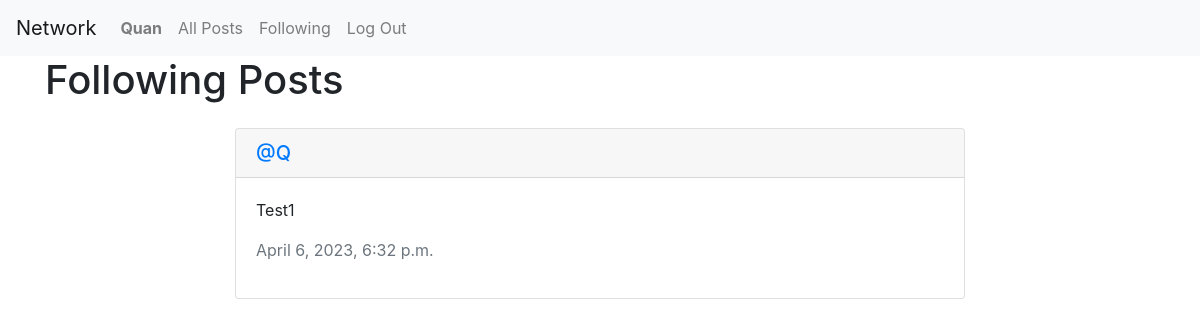
Page /following (signed in) on the earlier database version.
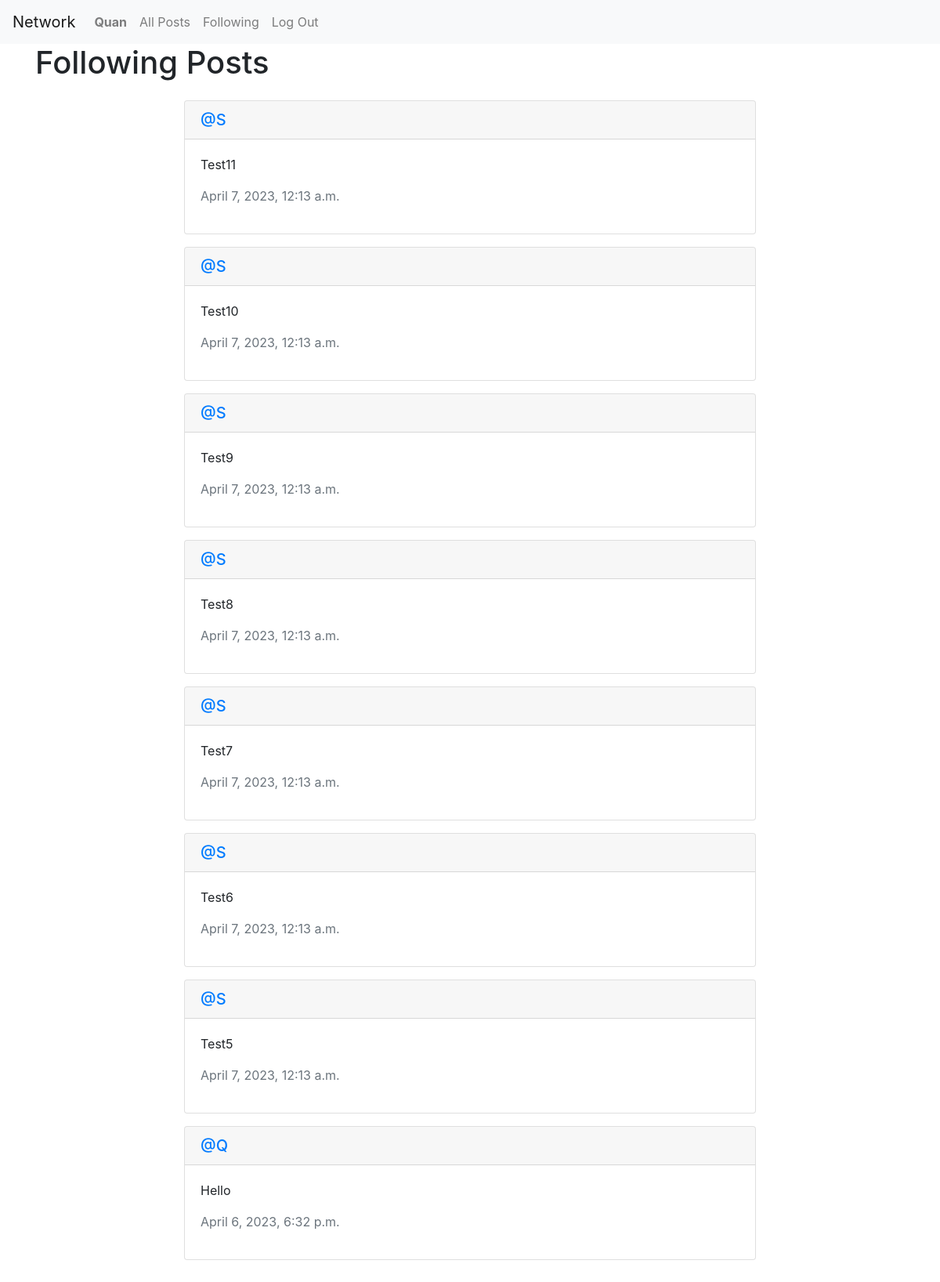
Same page on the later database version.
### network/models.py (models this page shows, shortened)
class User(AbstractUser):
    pass

class Post(models.Model):
    content = models.CharField(max_length=140)
    user = models.ForeignKey(User, on_delete=models.CASCADE, related_name="author")
    date = models.DateTimeField(auto_now_add=True)

### network/views.py (the view)
# urls.py: path("following", views.following, name="following"),
def following(request):
    following_people = Follow.objects.filter(user=request.user)
    following_posts = Post.objects.filter(user__in=following_people.values('user_follower')).order_by('-id')
    paginator = Paginator(following_posts, 10)
    page_number = request.GET.get('page')
    posts_of_the_page = paginator.get_page(page_number)
    return render(request, "network/following.html", {
        "posts_of_the_page": posts_of_the_page
    })

### network/templates/network/following.html (shortened to what this page needs)
{% extends "network/layout.html" %}
{% block body %}
  <div class="container">
    <h1>Following Posts</h1>
    <div class="row">
      <div class="col-md-8 mx-auto">
        {% for post in posts_of_the_page %}
          <div class="card my-3">
            <div class="card-header">
              <h5 class="card-title mb-0"><a href="{% url 'profile' user_id=post.user.id %}">@{{ post.user }}</a></h5>
            </div>
            <div class="card-body">
              <p class="card-text">{{ post.content }}</p>
              <p class="text-muted">{{ post.date }}</p>
            </div>
          </div>
        {% empty %}
          <p>No posts to display.</p>
        {% endfor %}
      </div>
    </div>
  </div>
{% endblock %}

### network/templates/network/layout.html (shortened to what this page needs)
{% load static %}
<!DOCTYPE html>
<html lang="en">
    <head>
        <link rel="stylesheet" href="https://stackpath.bootstrapcdn.com/bootstrap/4.4.1/css/bootstrap.min.css">
        <link href="{% static 'network/styles.css' %}" rel="stylesheet">
        <link rel="stylesheet" href="https://cdnjs.cloudflare.com/ajax/libs/font-awesome/4.7.0/css/font-awesome.min.css">
    </head>
    <body>
        <nav class="navbar navbar-expand-lg navbar-light bg-light">
            <a class="navbar-brand" href="{% url 'index' %}">Network</a>
            <div>
              <ul class="navbar-nav mr-auto">
                {% if user.is_authenticated %}
                    <li class="nav-item">
                        <a class="nav-link" href="{% url 'profile' user_id=user.id %}"><strong>{{ user.username }}</strong></a>
                    </li>
                {% endif %}
                <li class="nav-item">
                  <a class="nav-link" href="{% url 'index' %}">All Posts</a>
                </li>
                {% if user.is_authenticated %}
                    <li class="nav-item">
                        <a class="nav-link" href="{% url 'following' %}">Following</a>
                    </li>
                    <li class="nav-item">
                        <a class="nav-link" href="{% url 'logout' %}">Log Out</a>
                    </li>
                {% endif %}
              </ul>
            </div>
          </nav>
        <div class="body">
            {% block body %}
            {% endblock %}
        </div>
    </body>
</html>

Differences in the rows shown:
added Post: user "S", content "Test11", date "April 7, 2023, 12:13 a.m."
added Post: user "S", content "Test10", date "April 7, 2023, 12:13 a.m."
added Post: user "S", content "Test9", date "April 7, 2023, 12:13 a.m."
added Post: user "S", content "Test8", date "April 7, 2023, 12:13 a.m."
added Post: user "S", content "Test7", date "April 7, 2023, 12:13 a.m."
added Post: user "S", content "Test6", date "April 7, 2023, 12:13 a.m."
added Post: user "S", content "Test5", date "April 7, 2023, 12:13 a.m."
changed Post: content "Test1" → "Hello"
